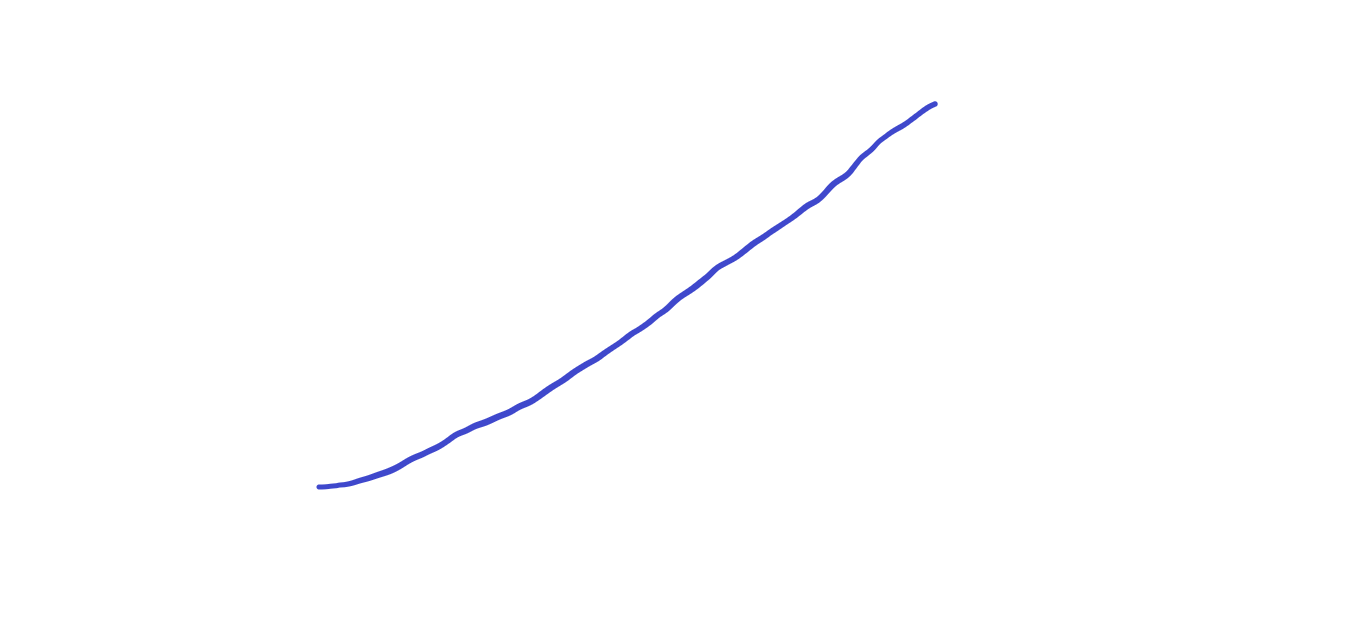
#> input picture convert_binary/draw/d1.png, 1350 x 629 px, given as the content of the folder map, which was not available
$ python make_binary.py
#> lines starting #> are read from the running program, lines starting #| are printed output that depends on the picture; after the words box and inside, x2 and y2 are one past the last pixel; in counts of white or black regions, pixels touching at a corner belong together; pictures that were not available may be replaced by others from this repository, and a replacement may not be noted
import numpy as np
from PIL import Image
import sys
import glob, os
import argparse
import shutil

np.set_printoptions(threshold=sys.maxsize)


def mapinner(array):
    for a in array:
        if a < 250: # if one of RGB less than 250, it should not be white.
            return False # the pixel is part of the road.
    return True

def drawinner(array):
    for a in array:
        if a < 250:
            return True # the pixel is part of the draw.
    return False


def change(image_array, map_draw_flag, binary_flag, output):
    """
    if map_draw_flag = 1, pass map array; otherwise, pass draw array.
    if binary_flag = 1, show binary result; otherwise, show red green result.
    """
    for i in range(0, image_array.shape[0]):
        for j in range(0, image_array.shape[1]):
            if map_draw_flag:
                if mapinner(image_array[i][j]):
                    output[i][j][0] = 1 if binary_flag == 1 else 255
            else:
                if drawinner(image_array[i][j]):
                    output[i][j][1] = 1 if binary_flag == 1 else 255

if __name__ == '__main__':

    parser = argparse.ArgumentParser()
    parser.add_argument('--binary', default = '1')
    parser.add_argument('--pairwise', default = '1')
    parser.add_argument('--base', default = '1')
    args = parser.parse_args()

    i = 0
    size = (570, 1014, 3) # output image size

    # pairwise generate binary picture
    if args.pairwise == "1":
        for mapfile, drawfile in zip(os.listdir("map"), os.listdir("draw")):
            if mapfile.endswith(".png") and drawfile.endswith(".png"):
                map_path = os.path.join("map/", mapfile)
                draw_path = os.path.join("draw/", drawfile)
                map_array = np.array(Image.open(map_path).resize([size[1], size[0]]))
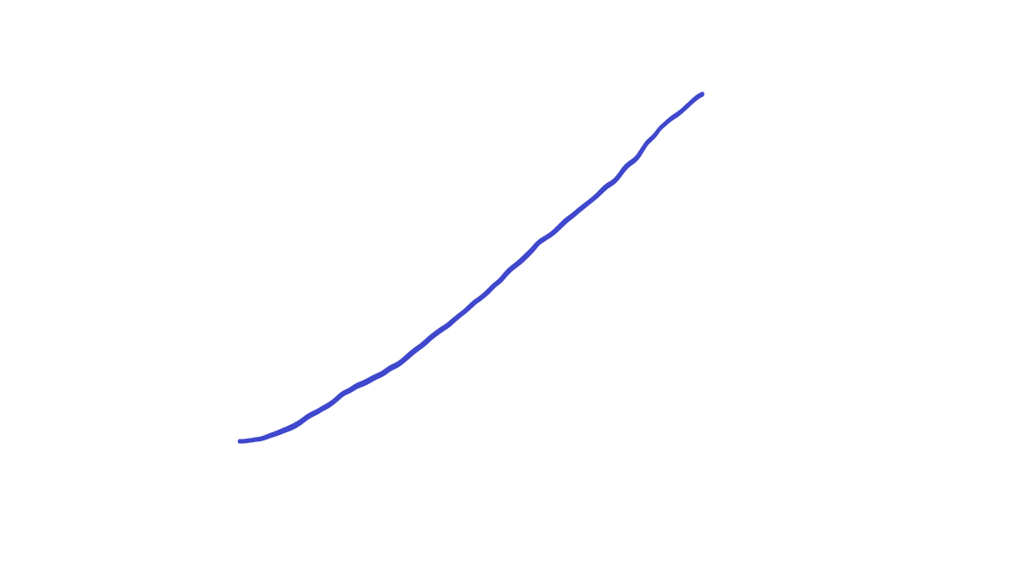
#> map_array: shape (570, 1014, 3); mean R, G, B 254, 254, 254.7
                draw_array = np.array(Image.open(draw_path).resize([size[1], size[0]]))
                output = np.zeros(size).astype(np.uint8)
                change(map_array, 1, int(args.binary), output)
#> after the loop in change, `for i in range(0, image_array.shape[0]):`:
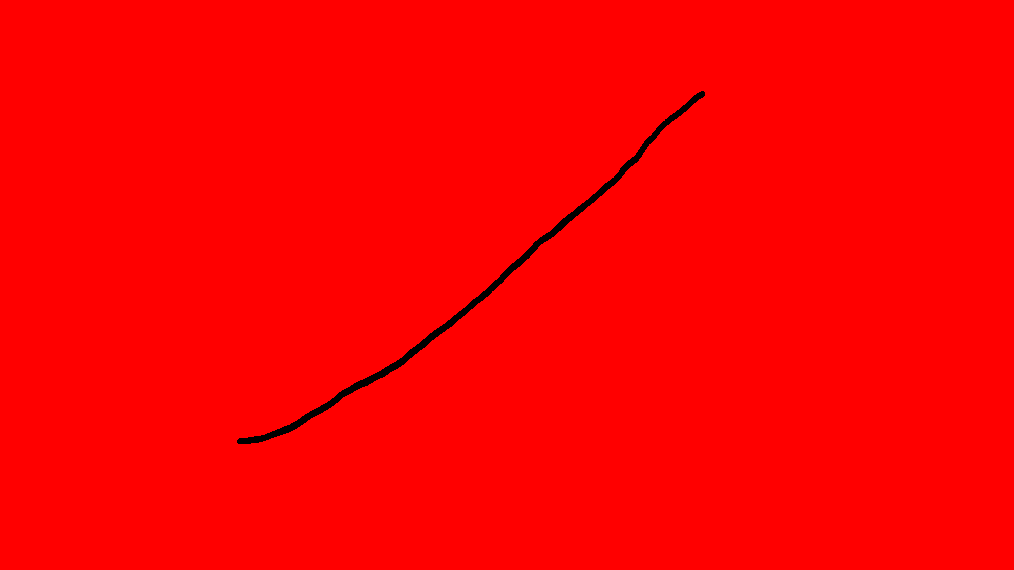
#> output: shape (570, 1014, 3); mean of channels 0, 1, 2 0.993, 0, 0; drawn with 1 as white
                change(draw_array, 0, int(args.binary), output)
#> call 2 of change, with map_draw_flag = 0, binary_flag = 1
#> after the loop in change (call 2), `for i in range(0, image_array.shape[0]):`:
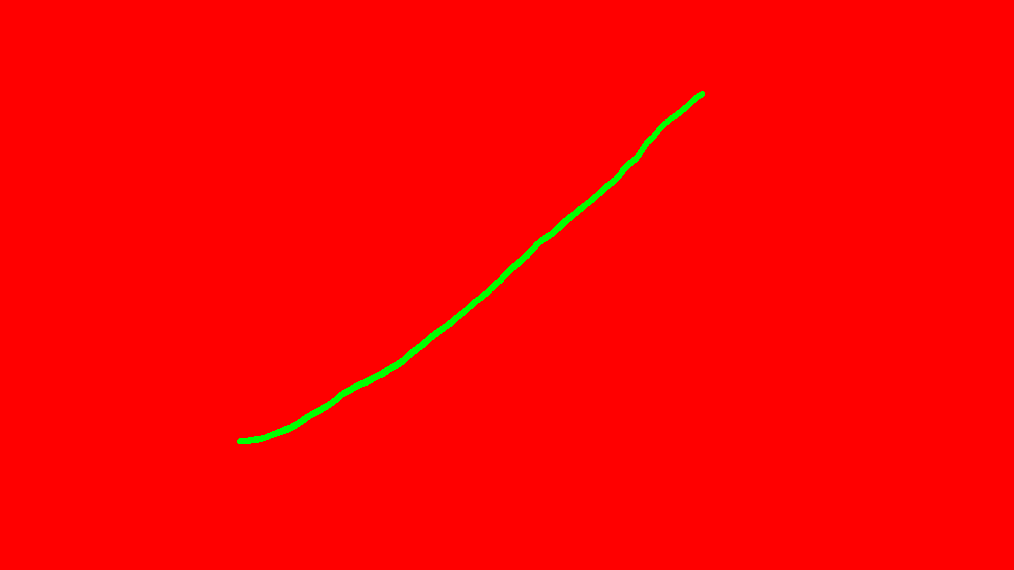
#> output: shape (570, 1014, 3); 0.66% of pixels changed, all inside (x1, y1, x2, y2) = (237, 91, 705, 444); drawn with 1 as white
                image = Image.fromarray(output)
                image.save(str(i+int(args.base))+".png")
                shutil.move(str(i+int(args.base))+".png", "training_data/input");
                i += 1
    else:
        for mapfile in os.listdir("map"):
            if mapfile.endswith(".png"):
                map_path = os.path.join("map/", mapfile)
                map_array = np.array(Image.open(map_path).resize([size[1], size[0]]))
                for drawfile in os.listdir("draw"):
                    if drawfile.endswith(".png"):
                        draw_path = os.path.join("draw/", drawfile)
                        draw_array = np.array(Image.open(draw_path).resize([size[1], size[0]]))
                        output = np.zeros(size).astype(np.uint8)
                        print(map_array.shape, draw_array.shape, output.shape)
                        change(map_array, 1, int(args.binary), output)
                        change(draw_array, 0, int(args.binary), output)
                        image = Image.fromarray(output)
                        image.save(str(i+int(args.base))+".png")
                        shutil.move(str(i+int(args.base))+".png", "training_data/input");
                        i += 1
